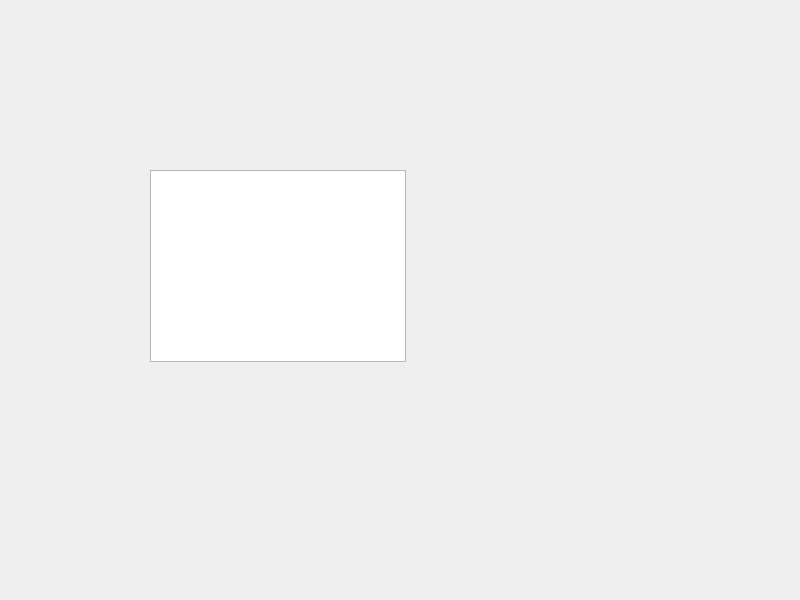
<?xml version="1.0" encoding="UTF-8"?>
<ui version="4.0">
 <class>MainWindow</class>
 <widget class="QMainWindow" name="MainWindow">
  <property name="geometry">
   <rect>
    <x>0</x>
    <y>0</y>
    <width>800</width>
    <height>600</height>
   </rect>
  </property>
  <property name="windowTitle">
   <string>MainWindow</string>
  </property>
  <widget class="QWidget" name="centralwidget">
   <property name="maximumSize">
    <size>
     <width>800</width>
     <height>580</height>
    </size>
   </property>
   <widget class="QGraphicsView" name="graphicsView">
    <property name="geometry">
     <rect>
      <x>150</x>
      <y>170</y>
      <width>256</width>
      <height>192</height>
     </rect>
    </property>
   </widget>
  </widget>
  <widget class="QMenuBar" name="menubar">
   <property name="geometry">
    <rect>
     <x>0</x>
     <y>0</y>
     <width>800</width>
     <height>20</height>
    </rect>
   </property>
  </widget>
 </widget>
 <resources/>
 <connections/>
</ui>
